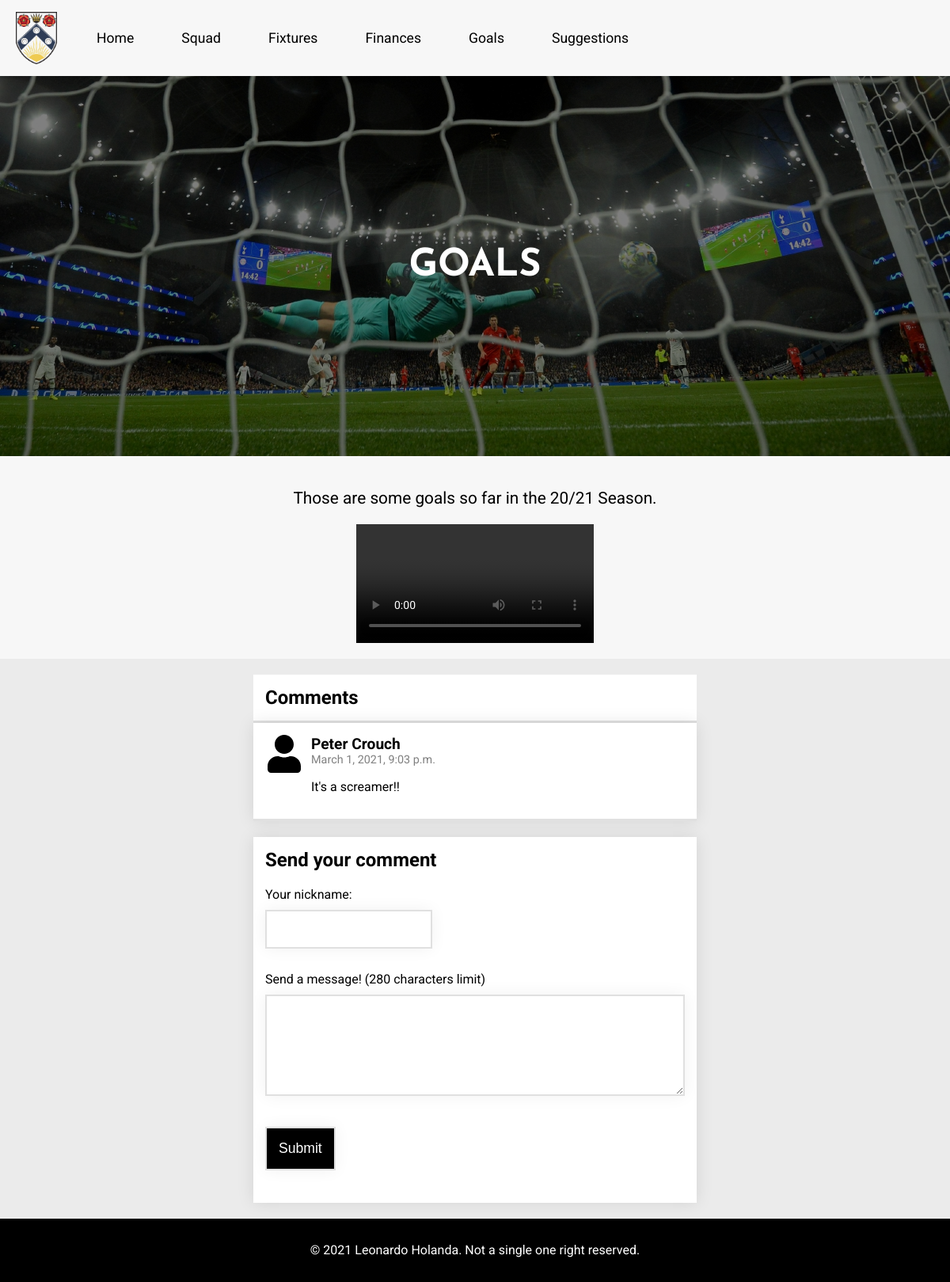
The page /goals on the database its author committed.
### hoofball/models.py (models this page shows)
class Comment(models.Model):
    author = models.CharField(max_length=50)
    text = models.TextField(max_length=280)
    created_at = models.DateTimeField(default=timezone.now)
    source = models.CharField(max_length=15)

### hoofball/views.py (the view)
# urls.py: path('goals', views.goals, name='goals'),
def goals(request):
    comments = Comment.objects.all()
    return render(request, 'hoofball/goals.html', {'all_comments': comments})

### hoofball/templates/hoofball/goals.html (shortened to what this page needs)
{% extends "./base.html" %}
{% load static %}
{% block content %}
  <div class="content-banner goals-banner">
    <div class="content-banner-text">
      <h2>GOALS</h2>
    </div>
  </div>
  <section>
    <p>Those are some goals so far in the 20/21 Season.</p>
    <video controls>
      <source src="{% static '/hoofball/videos/goal1.mp4' %}"type="video/mp4">
    </video>
  </section>
{% endblock %}
{% block comments %}
  <div class="comments-container">
    <div class="comments-list">
      {% include "./show_comments.html" with comments=all_comments source="goals" %}
    </div>
    <div class="comments-form">
      {% include "./forms/comment_form.html" with source="goals" %}
    </div>
  </div>
{% endblock %}

### hoofball/templates/hoofball/show_comments.html
<h2>Comments</h2>
{% load static %}
{% for comment in comments %}
    {% if comment.source == source %}
      <div class="comment">
        <img src="{% static 'hoofball/images/user-solid.svg' %}">
        <div>
          <strong class="comment-author">{{ comment.author }}</strong>
          <p class="comment-date">{{ comment.created_at }}</p>
          <p>{{ comment.text|linebreaks }}</p>
        </div>
      </div>
    {% endif %}
{% empty %}
    <p>Be the first to comment!</p>
{% endfor %}

### hoofball/static/hoofball/styles/main.css (style rules this page uses)
body { background: #f7f7f7; font-family: 'Roboto', sans-serif; margin: 0; }
* { box-sizing:border-box; }

### hoofball/static/hoofball/styles/comment.css (style rules this page uses)
.comments-container { display: grid; grid-template-columns: [start] 1fr [start-center] 2fr [end-center] 1fr [end]; grid-template-rows: 1fr; background: #EBEBEB; }
.comments-list { grid-column-start: start-center; }
.comments-list h2 { margin: 20px 20px 0px 20px; background: white; padding: 15px; border-bottom: 3px solid #E0E0E0; }
.comment { display: flex; background: white; margin: 0px 20px 0px 20px; padding: 15px 15px 15px 0px; border-bottom: 3px solid #E0E0E0; box-shadow: 0 0 20px 0 rgba(0, 0, 0, 0.1); }
.comment img { height: 3rem; width: 3rem; margin: 0px 10px 15px 15px; }
.comment-author { font-size: 1.2rem; }
.comment-date { font-size: 0.9rem; color: grey; margin: 0px; }
.comments-form { grid-column-start: start-center; margin: 20px 20px 20px 20px; padding: 15px; background: white; box-shadow: 0 0 20px 0 rgba(0, 0, 0, 0.1); }

### hoofball/static/hoofball/styles/content.css (style rules this page uses)
section { display: flex; flex-direction: column; align-items: center; grid-column-start: start-center; margin: 20px; }
.goals-banner { background-image: linear-gradient(rgba(0, 0, 0, 0.5), rgba(0, 0, 0, 0.5)), url("../images/goals_banner.jpeg"); }
.content-banner { display: flex; align-items: center; justify-content: center; grid-column: start; grid-column-end: end; height: 30rem; background-position: center; background-repeat: no-repeat; background-size: cover; position: relative; }
.content-banner-text { text-align: center; font-family: 'Josefin Sans', sans-serif; font-size: 2rem; color: white; }
section p { font-size: 1.3rem; text-align: start; }

### rows shown on the page
Comment: author "Peter Crouch", created_at "March 1, 2021, 9:03 p.m.", text "It's a screamer!!"
